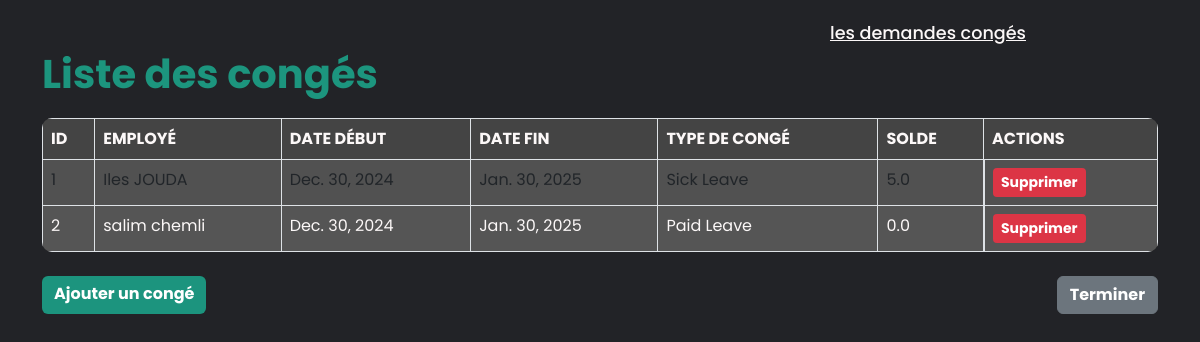
Page /acceuil-arh/conges/ on the earlier database version.
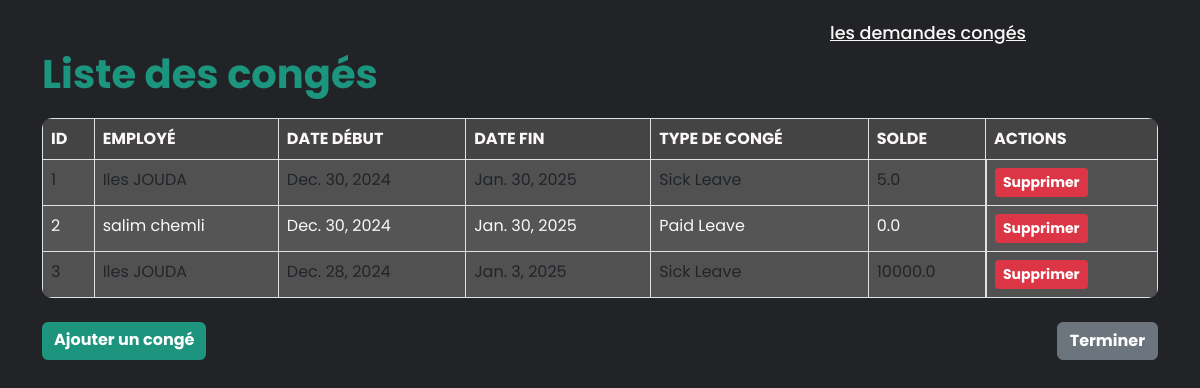
Same page on the later database version.
### app1/models.py (models this page shows, shortened)
class Conge(models.Model):
    date_deb= models.DateField(default=timezone.now)
    date_fin= models.DateField(default=timezone.now)
    TYPE_CHOICES = [
        ('paid', 'Paid Leave'),
        ('sick', 'Sick Leave'),
        ('unpaid', 'Unpaid Leave'),
        ('maternity', 'Maternity Leave'),]
    type_conge = models.CharField(max_length=15, choices=TYPE_CHOICES)
    solde_conge= models.FloatField(max_length= 10)
    Employe_Conge= models.ForeignKey(Employe, on_delete=models.CASCADE, related_name="conges")

class Employe(models.Model):
    nom= models.CharField(max_length=20)
    prenom= models.CharField(max_length=20)
    date_de_naissance= models.DateField(default=timezone.now)
    date_aumbauche= models.DateField(default=timezone.now)
    adresse= models.CharField(max_length=30)
    Historique_professionnel= models.CharField(max_length=500)
    Service_Employe= models.ForeignKey(Service, on_delete=models.CASCADE)
    Competance_Employe=models.ManyToManyField(Competances, related_name="comp", blank=True)
    Employe_Formation= models.ManyToManyField(Formations, related_name="frm", blank=True)
    Employe_Utilisateur= models.OneToOneField(Utilisateur, on_delete=models.CASCADE, related_name="employe")
    def __str__(self):
        return f"{self.prenom} {self.nom}"

### app1/views.py (the view)
# urls.py: path('acceuil-arh/conges/',views.liste_conges, name='liste_conges'),
def liste_conges(request):
    conges = Conge.objects.all()
    today = timezone.now().date()
    conges_fin_aujourdhui = conges.filter(date_fin=today)
    for conge in conges_fin_aujourdhui:
        employe = conge.Employe_Conge
        messages.info(request, f'Bonjour {employe.prenom}, votre congé se termine aujourd\'hui. Nous vous attendons demain au travail.')
    return render(request, 'liste_conges.html', {'conges': conges})

### app1/templates/liste_conges.html (shortened to what this page needs)
<!DOCTYPE html>
<html lang="en">
    {% load static %}
<head>
    <link rel="stylesheet" href="{% static 'css/bootstrap.min.css' %}">
    <link href="https://cdn.jsdelivr.net/npm/remixicon@4.5.0/fonts/remixicon.css" rel="stylesheet" />
    <link rel="stylesheet" href="https://unpkg.com/boxicons@latest/css/boxicons.min.css">
</head>
<body>
    <header>
        <a href="{% url 'liste_demande_conge' %}" class="dm_conge">les demandes congés</a>
    </header>
    <div class="container">
        <h1>Liste des congés</h1>
        <table class="table table-bordered table-striped">
            <thead>
                <tr>
                    <th>ID</th>
                    <th>Employé</th>
                    <th>Date début</th>
                    <th>Date fin</th>
                    <th>Type de congé</th>
                    <th>Solde</th>
                    <th>Actions</th>
                </tr>
            </thead>
            <tbody>
                {% for conge in conges %}
                <tr>
                    <td>{{ conge.id }}</td>
                    <td>{{ conge.Employe_Conge }}</td>
                    <td>{{ conge.date_deb }}</td>
                    <td>{{ conge.date_fin }}</td>
                    <td>{{ conge.get_type_conge_display }}</td>
                    <td>{{ conge.solde_conge }}</td>
                    <td class="action-buttons">
                        <button class="btn btn-danger btn-sm" onclick="confirmDelete({{ conge.id }})">Supprimer</button>
                    </td>
                </tr>
                {% endfor %}
            </tbody>
        </table>
        <div class="d-flex justify-content-between mt-4">
            <a href="{% url 'ajouter_conge' %}" class="btn btn-primary">Ajouter un congé</a>
            <a href="{% url 'acceuil_arh' %}" class="btn btn-secondary">Terminer</a>
        </div>
    </div>
</body>
</html>

Differences in the rows shown:
added Conge: id "3", Employe_Conge "Iles JOUDA", date_deb "Dec. 28, 2024", date_fin "Jan. 3, 2025", type_conge "Sick Leave", solde_conge "10000.0"
